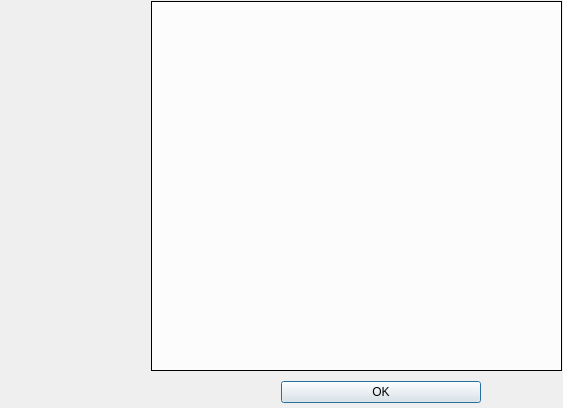
<?xml version="1.0" encoding="UTF-8"?>
<ui version="4.0">
 <class>KLFWhatsNewDialog</class>
 <widget class="QDialog" name="KLFWhatsNewDialog">
  <property name="geometry">
   <rect>
    <x>0</x>
    <y>0</y>
    <width>563</width>
    <height>408</height>
   </rect>
  </property>
  <property name="windowTitle">
   <string>What's New In This Version of KLatexFormula</string>
  </property>
  <property name="windowIcon">
   <iconset resource="klfres.qrc">
    <normaloff>:/pics/klatexformula-64.png</normaloff>:/pics/klatexformula-64.png</iconset>
  </property>
  <property name="styleSheet">
   <string notr="true">QDialog#KLFWhatsNewDialog .QWidget#wMain {
	background-image: url(:/pics/helpdialogbg.png);
	background-clip: padding;
}
QDialog#KLFWhatsNewDialog .QTextBrowser#txtDisplay {
	border: 1px solid black;
	color: rgb(0, 0, 0);
	background-color: rgba(255, 255, 255, 200);
}
</string>
  </property>
  <property name="modal">
   <bool>false</bool>
  </property>
  <layout class="QGridLayout" name="lyt_KLFWhatsNewDialog">
   <property name="leftMargin">
    <number>1</number>
   </property>
   <property name="topMargin">
    <number>1</number>
   </property>
   <property name="rightMargin">
    <number>1</number>
   </property>
   <property name="bottomMargin">
    <number>5</number>
   </property>
   <property name="horizontalSpacing">
    <number>1</number>
   </property>
   <property name="verticalSpacing">
    <number>10</number>
   </property>
   <item row="0" column="0" colspan="3">
    <widget class="QWidget" name="wMain" native="true">
     <property name="minimumSize">
      <size>
       <width>0</width>
       <height>10</height>
      </size>
     </property>
     <layout class="QGridLayout" name="lyt_wMain">
      <property name="horizontalSpacing">
       <number>1</number>
      </property>
      <property name="verticalSpacing">
       <number>0</number>
      </property>
      <property name="margin">
       <number>0</number>
      </property>
      <item row="0" column="0">
       <spacer name="spcLeft">
        <property name="orientation">
         <enum>Qt::Horizontal</enum>
        </property>
        <property name="sizeType">
         <enum>QSizePolicy::Fixed</enum>
        </property>
        <property name="sizeHint" stdset="0">
         <size>
          <width>150</width>
          <height>20</height>
         </size>
        </property>
       </spacer>
      </item>
      <item row="0" column="1">
       <widget class="QTextBrowser" name="txtDisplay">
        <property name="minimumSize">
         <size>
          <width>400</width>
          <height>300</height>
         </size>
        </property>
        <property name="html">
         <string notr="true">&lt;!DOCTYPE HTML PUBLIC &quot;-//W3C//DTD HTML 4.0//EN&quot; &quot;http://www.w3.org/TR/REC-html40/strict.dtd&quot;&gt;
&lt;html&gt;&lt;head&gt;&lt;meta name=&quot;qrichtext&quot; content=&quot;1&quot; /&gt;&lt;style type=&quot;text/css&quot;&gt;
p, li { white-space: pre-wrap; }
&lt;/style&gt;&lt;/head&gt;&lt;body style=&quot; font-family:'Sans Serif'; font-size:10pt; font-weight:400; font-style:normal;&quot;&gt;
&lt;p style=&quot;-qt-paragraph-type:empty; margin-top:0px; margin-bottom:0px; margin-left:0px; margin-right:0px; -qt-block-indent:0; text-indent:0px;&quot;&gt;&lt;/p&gt;&lt;/body&gt;&lt;/html&gt;</string>
        </property>
        <property name="openExternalLinks">
         <bool>false</bool>
        </property>
        <property name="openLinks">
         <bool>false</bool>
        </property>
       </widget>
      </item>
     </layout>
    </widget>
   </item>
   <item row="1" column="0">
    <spacer name="hspc">
     <property name="orientation">
      <enum>Qt::Horizontal</enum>
     </property>
     <property name="sizeHint" stdset="0">
      <size>
       <width>273</width>
       <height>20</height>
      </size>
     </property>
    </spacer>
   </item>
   <item row="1" column="1">
    <widget class="QPushButton" name="btnOk">
     <property name="minimumSize">
      <size>
       <width>200</width>
       <height>0</height>
      </size>
     </property>
     <property name="text">
      <string>OK</string>
     </property>
     <property name="icon">
      <iconset resource="klfres.qrc">
       <normaloff>:/pics/ok.png</normaloff>:/pics/ok.png</iconset>
     </property>
     <property name="autoDefault">
      <bool>true</bool>
     </property>
    </widget>
   </item>
   <item row="1" column="2">
    <spacer name="hspc2">
     <property name="orientation">
      <enum>Qt::Horizontal</enum>
     </property>
     <property name="sizeType">
      <enum>QSizePolicy::Fixed</enum>
     </property>
     <property name="sizeHint" stdset="0">
      <size>
       <width>80</width>
       <height>20</height>
      </size>
     </property>
    </spacer>
   </item>
  </layout>
 </widget>
 <tabstops>
  <tabstop>txtDisplay</tabstop>
  <tabstop>btnOk</tabstop>
 </tabstops>
 <resources>
  <include location="klfres.qrc"/>
 </resources>
 <connections>
  <connection>
   <sender>btnOk</sender>
   <signal>clicked()</signal>
   <receiver>KLFWhatsNewDialog</receiver>
   <slot>accept()</slot>
   <hints>
    <hint type="sourcelabel">
     <x>516</x>
     <y>485</y>
    </hint>
    <hint type="destinationlabel">
     <x>314</x>
     <y>505</y>
    </hint>
   </hints>
  </connection>
 </connections>
</ui>
